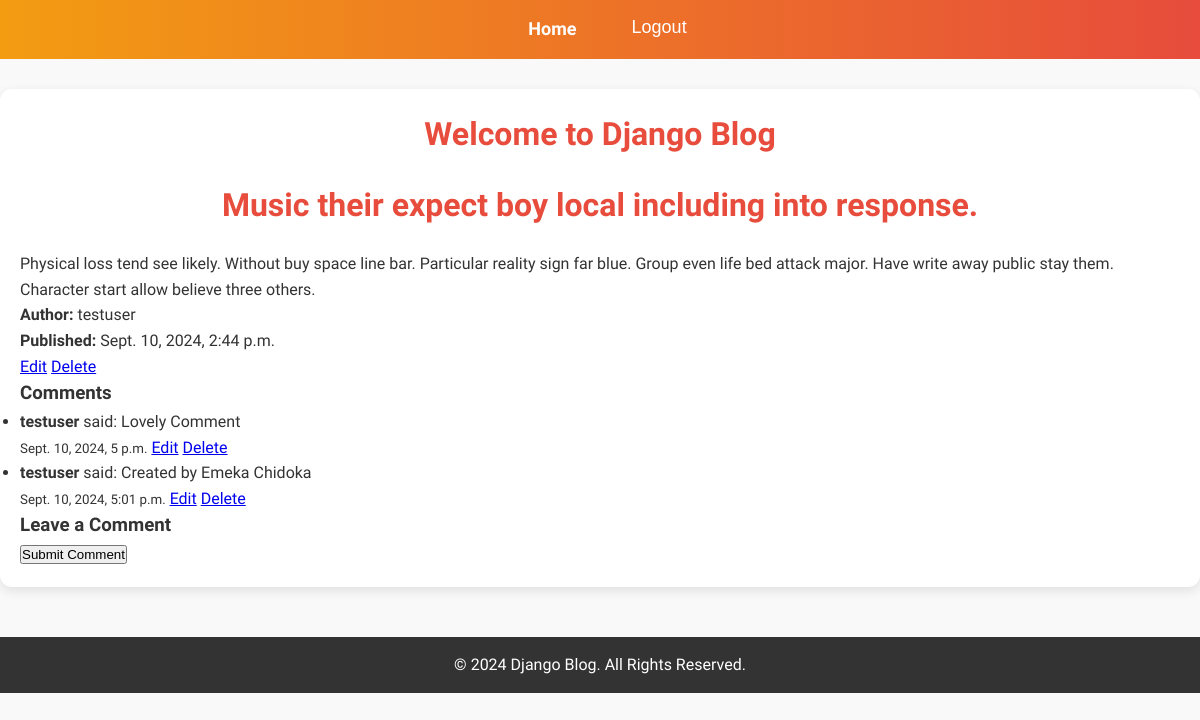
Page /post/2/ (signed in) on the committed database.
### blog/models.py (models this page shows, shortened)
class Post(models.Model):
    title = models.CharField(max_length=100)
    content = models.TextField()
    published_date = models.DateTimeField(auto_now_add=True)
    author = models.ForeignKey(User, on_delete=models.CASCADE)

class Comment(models.Model):
    post = models.ForeignKey(Post, related_name='comments', on_delete=models.CASCADE)
    author = models.ForeignKey(User, on_delete=models.CASCADE)
    content = models.TextField()
    created_at = models.DateTimeField(auto_now_add=True)
    updated_at = models.DateTimeField(auto_now=True)

### blog/views.py (the view)
# urls.py: path('post/<int:pk>/', PostDetailView.as_view(), name='post-detail'),
class PostDetailView(LoginRequiredMixin, DetailView):
    model = Post
    template_name = 'blog/post_detail.html'

### blog/templates/blog/post_detail.html (shortened to what this page needs)
{% extends 'blog/base.html' %}
{% block content %}
    <h2>{{ object.title }}</h2>
    <p>{{ object.content }}</p>
    <p><strong>Author:</strong> {{ object.author }}</p>
    <p><strong>Published:</strong> {{ object.published_date }}</p>
    {% if user == object.author %}
        <a href="{% url 'post-update' object.id %}">Edit</a>
        <a href="{% url 'post-delete' object.id %}">Delete</a>
    {% endif %}
    <h3>Comments</h3>
    <ul>
        {% for comment in object.comments.all %}
            <li>
                <strong>{{ comment.author }}</strong> said: {{ comment.content }}
                <br><small>{{ comment.created_at }}</small>
                {% if comment.author == user %}
                    <a href="{% url 'edit-comment' comment.id %}">Edit</a>
                    <a href="{% url 'delete-comment' comment.id %}">Delete</a>
                {% endif %}
            </li>
        {% empty %}
            <li>No comments yet. Be the first to comment!</li>
        {% endfor %}
    </ul>
    <h3>Leave a Comment</h3>
    {% if user.is_authenticated %}
        <form method="post" action="{% url 'add-comment' object.id %}">
            <button type="submit">Submit Comment</button>
        </form>
    {% else %}
        <p><a href="{% url 'login' %}">Log in</a> to leave a comment.</p>
    {% endif %}
{% endblock %}

### blog/static/css/styles.css (style rules this page uses)
* { margin: 0; padding: 0; box-sizing: border-box; }
body { font-family: Arial, sans-serif; background-color: #f9f9f9; color: #333; }

### blog/templates/blog/base.html (style rules this page uses)
* { margin: 0; padding: 0; box-sizing: border-box; }
body { font-family: 'Quicksand', sans-serif; background-color: #f9f9f9; color: #333; line-height: 1.6; }
.content h2 { text-align: center; margin-bottom: 20px; color: #e74c3c; font-size: 32px; font-weight: 700; }

### rows in the picture
Post: title "Music their expect boy local including into response.", content "Physical loss tend see likely. Without buy space line bar. Particular reality sign far blue. Group even life bed attack major. Have write away public stay them. Character start allow believe three others.", author "testuser", published_date "Sept. 10, 2024, 2:44 p.m."
Comment: author "testuser", content "Lovely Comment", created_at "Sept. 10, 2024, 5 p.m.", shows "Edit"
Comment: author "testuser", content "Created by Emeka Chidoka", created_at "Sept. 10, 2024, 5:01 p.m.", shows "Edit"
